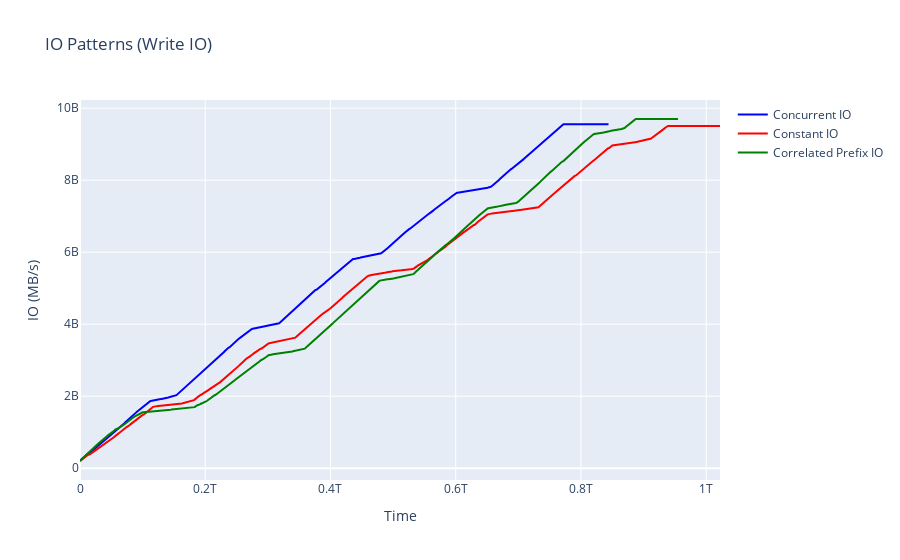
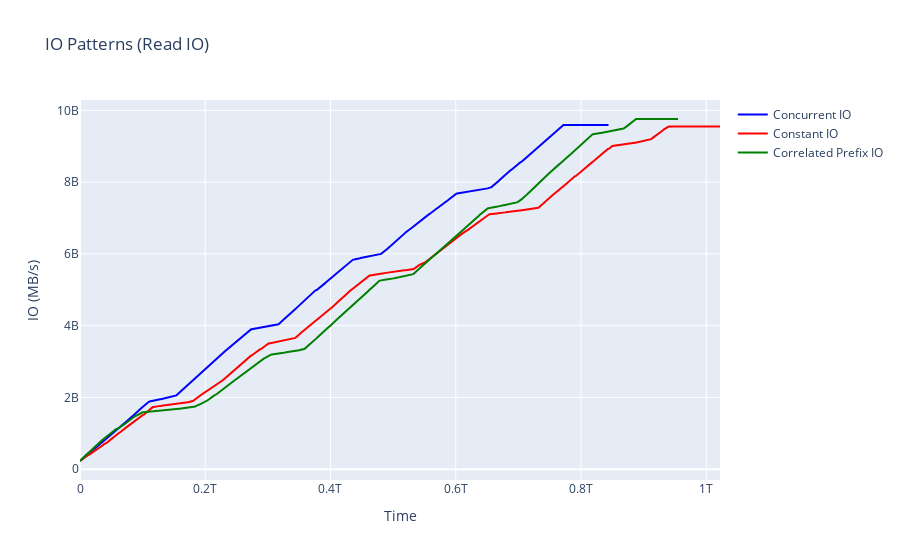

Notebook cell for these charts, in order:
### Code cell
import pandas as pd
import plotly.express as px
import os

# Ensure the directory exists
os.makedirs("./results/plots", exist_ok=True)

min_threshold = 200_000_000

concurrent_io = pd.read_csv("./results/read-query-concurrent-io.csv")
concurrent_io = concurrent_io[concurrent_io["wchar"] > min_threshold]
concurrent_io["timestamp"] = pd.to_datetime(concurrent_io["timestamp"]) - min(pd.to_datetime(concurrent_io["timestamp"]))
constant_io = pd.read_csv("./results/read-query-constant-io.csv")
constant_io = constant_io[constant_io["wchar"] > min_threshold]
constant_io["timestamp"] = pd.to_datetime(constant_io["timestamp"]) - min(pd.to_datetime(constant_io["timestamp"]))
correlated_prefix_io = pd.read_csv("./results/read-query-correlated-prefix-io.csv")
correlated_prefix_io = correlated_prefix_io[correlated_prefix_io["wchar"] > min_threshold]
correlated_prefix_io["timestamp"] = pd.to_datetime(correlated_prefix_io["timestamp"]) - min(pd.to_datetime(correlated_prefix_io["timestamp"]))

# plot the data for all three csv files
fig = px.scatter(title="IO Patterns (Write IO)")
fig.add_scatter(
    x=concurrent_io["timestamp"],
    y=concurrent_io["wchar"],
    mode="lines",
    name="Concurrent IO",
    line=dict(color="blue"),
)
fig.add_scatter(
    x=constant_io["timestamp"],
    y=constant_io["wchar"],
    mode="lines",
    name="Constant IO",
    line=dict(color="red"),
)
fig.add_scatter(
    x=correlated_prefix_io["timestamp"],
    y=correlated_prefix_io["wchar"],
    mode="lines",
    name="Correlated Prefix IO",
    line=dict(color="green"),
)
fig.update_layout(
    xaxis_title="Time",
    yaxis_title="IO (MB/s)",
)
fig.show()

fig.write_image("./results/plots/read-query-io-write-patterns.png", width=1920, height=1080)


# plot the data for all three csv files
fig = px.scatter(title="IO Patterns (Read IO)")
fig.add_scatter(
    x=concurrent_io["timestamp"],
    y=concurrent_io["rchar"],
    mode="lines",
    name="Concurrent IO",
    line=dict(color="blue"),
)
fig.add_scatter(
    x=constant_io["timestamp"],
    y=constant_io["rchar"],
    mode="lines",
    name="Constant IO",
    line=dict(color="red"),
)
fig.add_scatter(
    x=correlated_prefix_io["timestamp"],
    y=correlated_prefix_io["rchar"],
    mode="lines",
    name="Correlated Prefix IO",
    line=dict(color="green"),
)
fig.update_layout(
    xaxis_title="Time",
    yaxis_title="IO (MB/s)",
)
fig.show()

fig.write_image("./results/plots/read-query-io-read-patterns.png", width=1920, height=1080)

### Figure 1 — Plotly figure (JSON) as saved in the notebook; plotly's stock layout.template omitted (floating-point values rounded to 4 significant figures; data arrays with more than 128 entries replaced by an {"elided": "..."} marker saying what was removed)
{"data": [{"hovertemplate": "<extra></extra>", "legendgroup": "", "marker": {"color": "#636efa", "symbol": "circle"}, "mode": "markers", "name": "", "orientation": "v", "showlegend": false, "type": "scatter", "xaxis": "x", "yaxis": "y"}, {"line": {"color": "blue"}, "mode": "lines", "name": "Concurrent IO", "type": "scatter", "x": {"elided": "816 int values"}, "y": {"elided": "816 int values"}}, {"line": {"color": "red"}, "mode": "lines", "name": "Constant IO", "type": "scatter", "x": {"elided": "980 int values"}, "y": {"elided": "980 int values"}}, {"line": {"color": "green"}, "mode": "lines", "name": "Correlated Prefix IO", "type": "scatter", "x": {"elided": "914 int values"}, "y": {"elided": "914 int values"}}], "layout": {"legend": {"tracegroupgap": 0}, "title": {"text": "IO Patterns (Write IO)"}, "xaxis": {"anchor": "y", "domain": [0, 1], "title": {"text": "Time"}}, "yaxis": {"anchor": "x", "domain": [0, 1], "title": {"text": "IO (MB/s)"}}}}

### Figure 2 — Plotly figure (JSON) as saved in the notebook; plotly's stock layout.template omitted (floating-point values rounded to 4 significant figures; data arrays with more than 128 entries replaced by an {"elided": "..."} marker saying what was removed)
{"data": [{"hovertemplate": "<extra></extra>", "legendgroup": "", "marker": {"color": "#636efa", "symbol": "circle"}, "mode": "markers", "name": "", "orientation": "v", "showlegend": false, "type": "scatter", "xaxis": "x", "yaxis": "y"}, {"line": {"color": "blue"}, "mode": "lines", "name": "Concurrent IO", "type": "scatter", "x": {"elided": "816 int values"}, "y": {"elided": "816 int values"}}, {"line": {"color": "red"}, "mode": "lines", "name": "Constant IO", "type": "scatter", "x": {"elided": "980 int values"}, "y": {"elided": "980 int values"}}, {"line": {"color": "green"}, "mode": "lines", "name": "Correlated Prefix IO", "type": "scatter", "x": {"elided": "914 int values"}, "y": {"elided": "914 int values"}}], "layout": {"legend": {"tracegroupgap": 0}, "title": {"text": "IO Patterns (Read IO)"}, "xaxis": {"anchor": "y", "domain": [0, 1], "title": {"text": "Time"}}, "yaxis": {"anchor": "x", "domain": [0, 1], "title": {"text": "IO (MB/s)"}}}}
